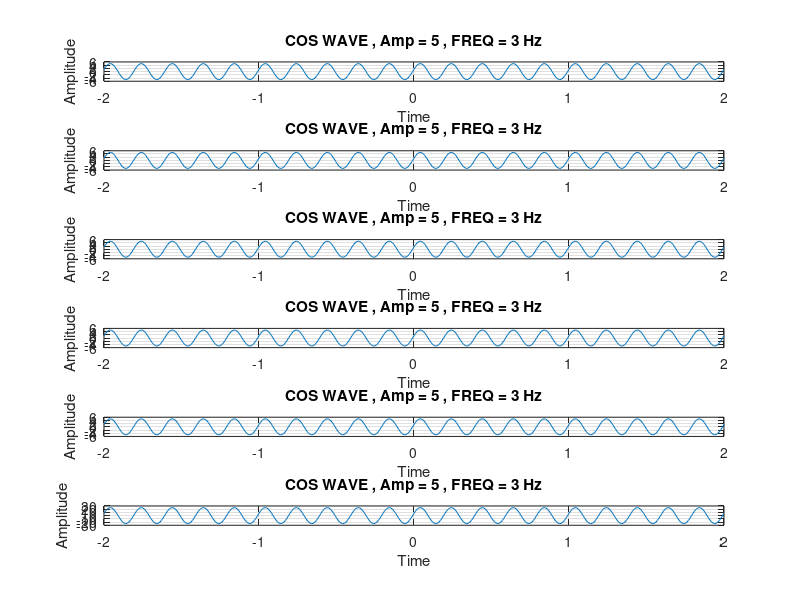

Here is the MATLAB script that generated this plot:
clc; clear; close all;

% Take number of sinusoidal signals
num = input('Enter the Number of Sinusoids: ');
x1 = 0;
f = 5;
A=5;
t=-2:0.01:2;
for n = 1:num
    % Take Phases
    Phase=input('Enter Phase: ');

    x=A*cos(2*pi*f*t + Phase);
    subplot(num + 1, 1, n);
    plot(t, x);
    title('Sinsoidal Signal');
    ylabel('Amplitude');
    xlabel('Time');
    title('COS WAVE , Amp = 5 , FREQ = 3 Hz');
    % Sum the signal 
    x1 = x1 + x;
    grid;
end;

subplot(num + 1, 1, n + 1);
plot(t, x1);
title('SUM OF THE ABOVE COSINE SIGNALS');
ylabel('Amplitude');
xlabel('Time');
title('COS WAVE , Amp = 5 , FREQ = 3 Hz');
grid;
